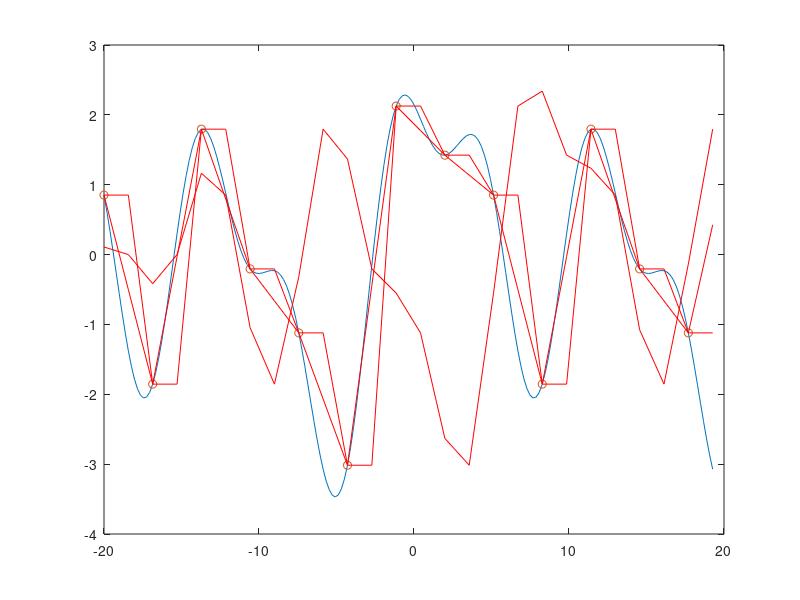

Recreate this plot in MATLAB. (Note: this script raises an error after producing the figure.)
%% Example of reconstruction with an ideal lowpass filter
clear, clc, close all

addpath('C:\Users\Joe\Dropbox\research\codes\f')
%cos(deg(#1/2)) - sin(deg(#1)) + cos(deg(#1/2)-45) - sin(deg(#1/4)-154)
y = @(x) cos(x/2) - sin(x) + cos(x/2-pi/4) - sin(x/4-deg2rad(154));
Ts = 0.5*pi;
tmax = 20;
t = -tmax:Ts:tmax;
x = linspace(t(1), t(end), 201);

ys = y(t(1:2:end));
N = 5;
tint = -N:N; 

hsinc = sinc(tint/2);
hlin = [1/2 1 1/2];
hZOH = [1 1];

figure, hold on, box on
plot(x, y(x), 'DisplayName', 'original')
plot(t(1:2:end), ys, 'o', 'DisplayName', 'sampled')

ysinc = filter(hsinc, 1, upsample(ys, 2));
ysinc = circshift(ysinc, [0 -round(grpdelay(hsinc, 1, 1))]);
plot(t, ysinc(1:length(t)), 'r', 'DisplayName', 'sinc')

ylin = filter(hlin, 1, upsample(ys, 2));
ylin = circshift(ylin, [0 -round(grpdelay(hlin, 1, 1))]);
plot(t, ylin(1:length(t)), 'r', 'DisplayName', 'linear')

yZOH = filter(hZOH, 1, upsample(ys, 2));
plot(t, yZOH(1:length(t)), 'r', 'DisplayName', 'ZOH')

m = matlab2tikz(gca);
m.write('interp_05.tex')